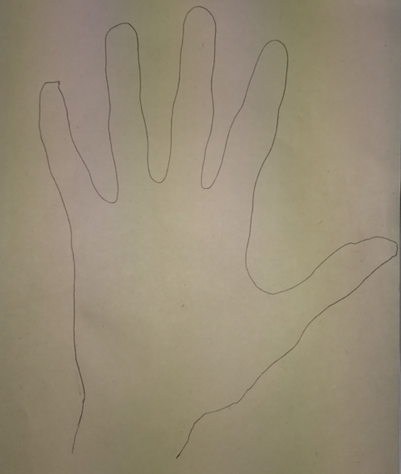
#> input picture Trazador_IMagen/mano1.png, 401 x 474 px
$ python interpolador.py
#> lines starting #> are read from the running program, lines starting #| are printed output that depends on the picture
import cv2

def main():
    image = cv2.imread("mano1.png",1)
#> image is the input picture: shape (474, 401, 3); mean B, G, R 117.9, 139, 149.8
    image2 = cv2.cvtColor(image,cv2.COLOR_RGB2GRAY)
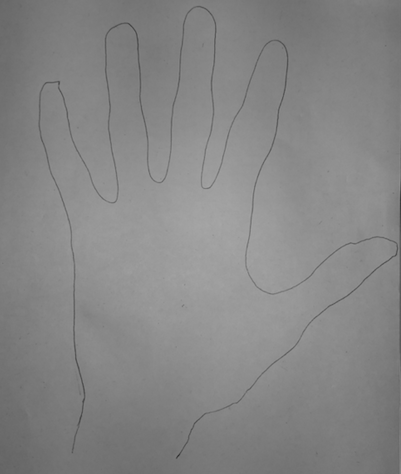
#> image2: shape (474, 401); min 46, max 167, mean 133.9
    #ret, image3 = cv2.threshold(image2, 110, 255, cv2.THRESH_TRIANGLE)
    image3 = cv2.adaptiveThreshold(image2,255,cv2.ADAPTIVE_THRESH_GAUSSIAN_C, cv2.THRESH_BINARY,5,2)
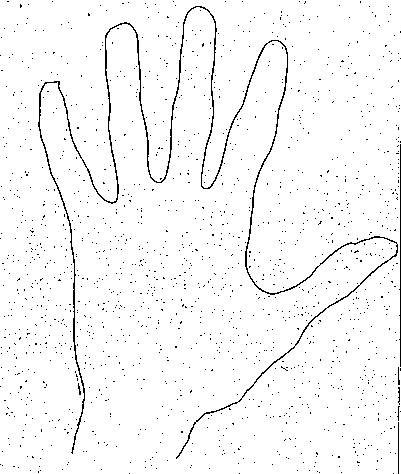
#> image3: shape (474, 401); 97% white; black in thin lines or dots
    median = cv2.medianBlur(image3,3)
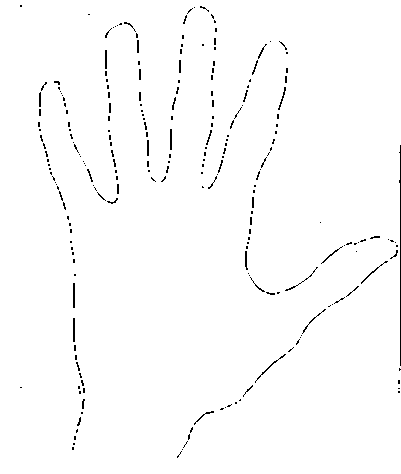
#> median: shape (474, 401); 98.6% white; black in thin lines or dots
    cv2.imwrite("imagen.png",median)

if __name__ == '__main__':
    main()

$ run again, with Trazador_IMagen/Mano2.jpeg saved as Trazador_IMagen/mano1.png
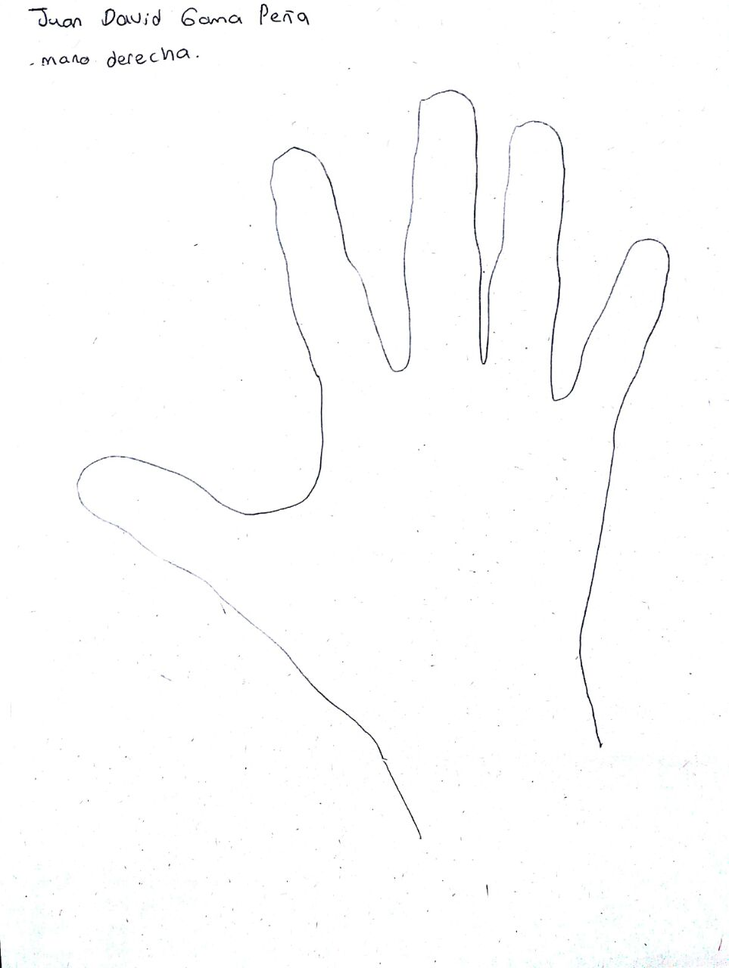
#> input picture Trazador_IMagen/Mano2.jpeg, 729 x 968 px, shrunk from 963 x 1280 before the run
#> in main, image is the input picture: shape (968, 729, 3); mean B, G, R 253.1, 253.1, 253
#> in main, `image3 = cv2.adaptiveThreshold(image2,255,cv2.ADAPTIVE_THRESH_GAUSSIAN..`:
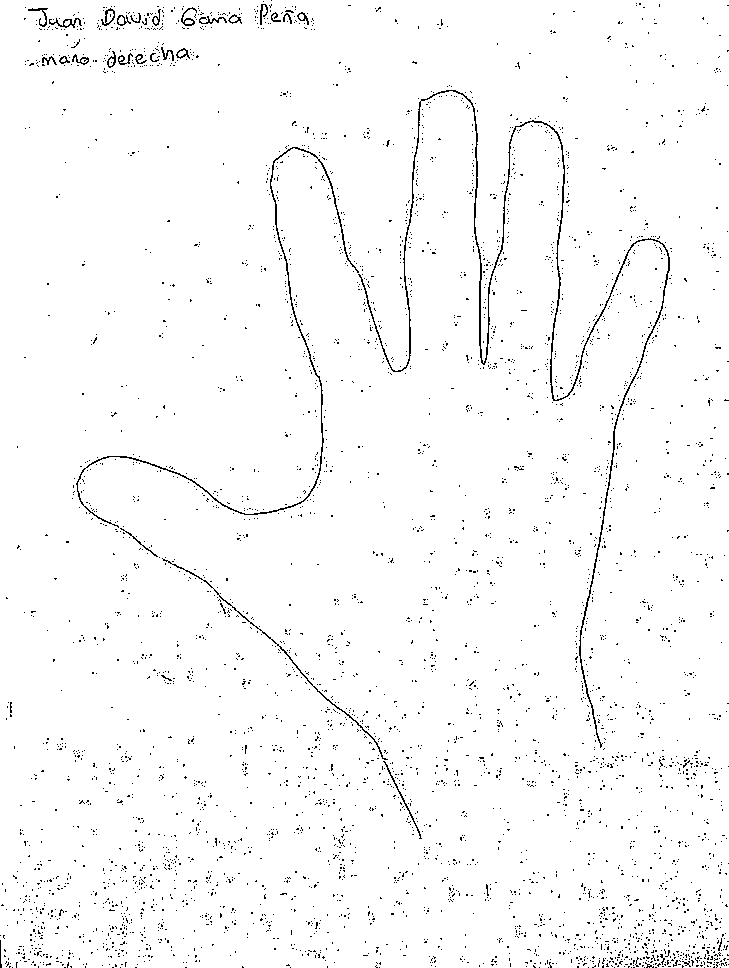
#> image3: shape (968, 729); 97.7% white; black in thin lines or dots
#> in main, `median = cv2.medianBlur(image3,3)`:
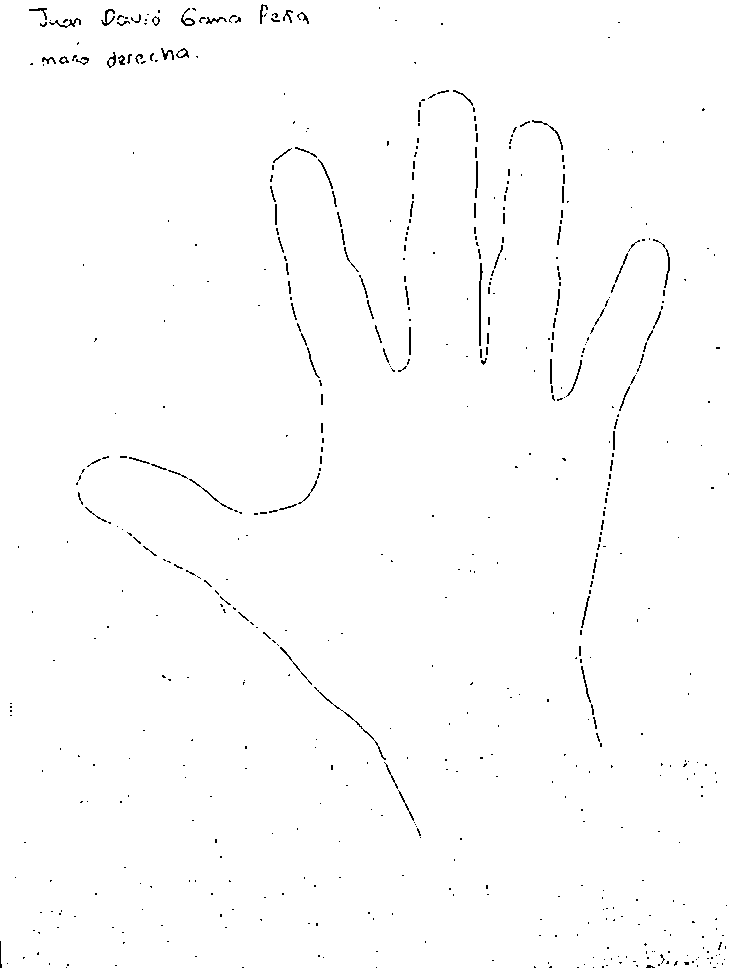
#> median: shape (968, 729); 99.1% white; black in thin lines or dots

$ run again, with Trazador_IMagen/mano3.jpeg saved as Trazador_IMagen/mano1.png
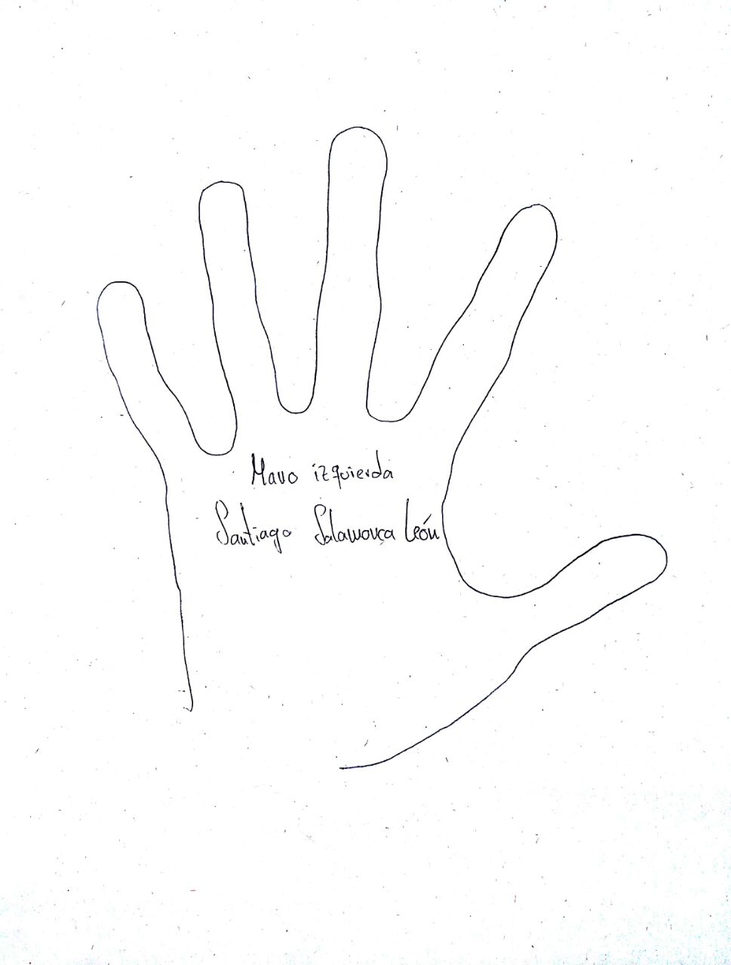
#> input picture Trazador_IMagen/mano3.jpeg, 731 x 965 px, shrunk from 969 x 1280 before the run
#> in main, image is the input picture: shape (965, 731, 3); mean B, G, R 252.7, 252.6, 252.5
#> in main, `image3 = cv2.adaptiveThreshold(image2,255,cv2.ADAPTIVE_THRESH_GAUSSIAN..`:
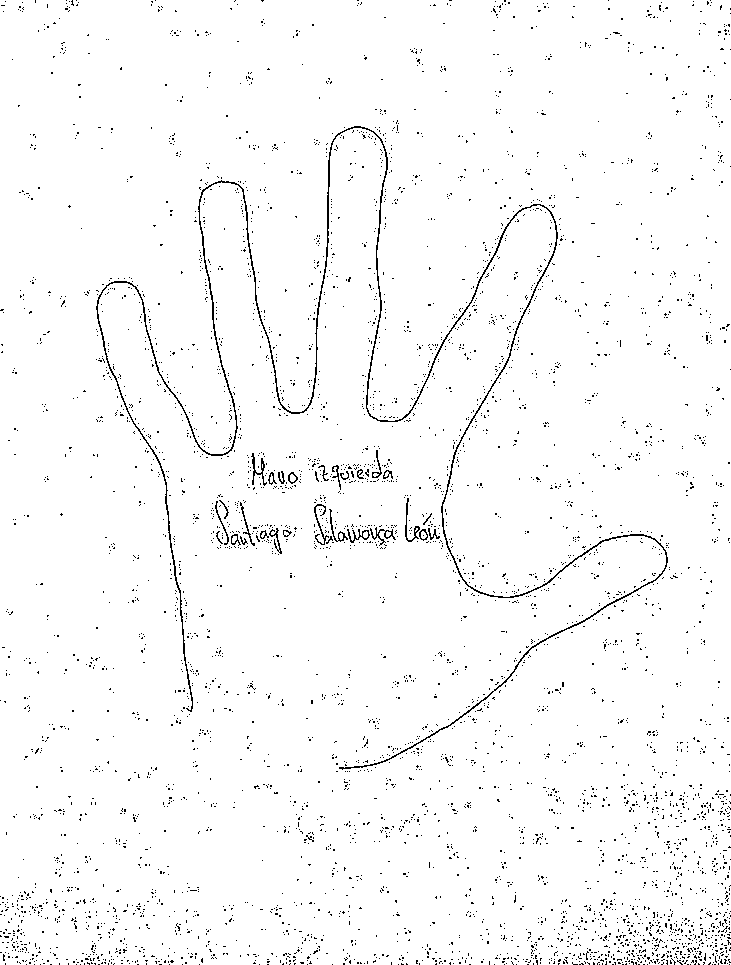
#> image3: shape (965, 731); 97.5% white; black in thin lines or dots
#> in main, `median = cv2.medianBlur(image3,3)`:
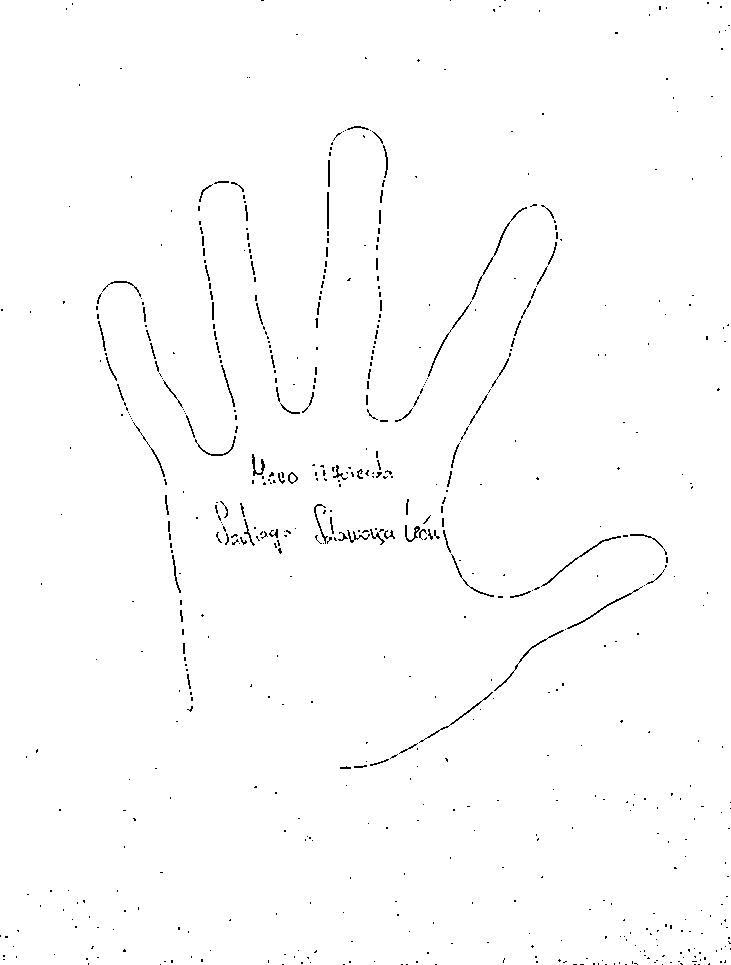
#> median: shape (965, 731); 99% white; black in thin lines or dots
